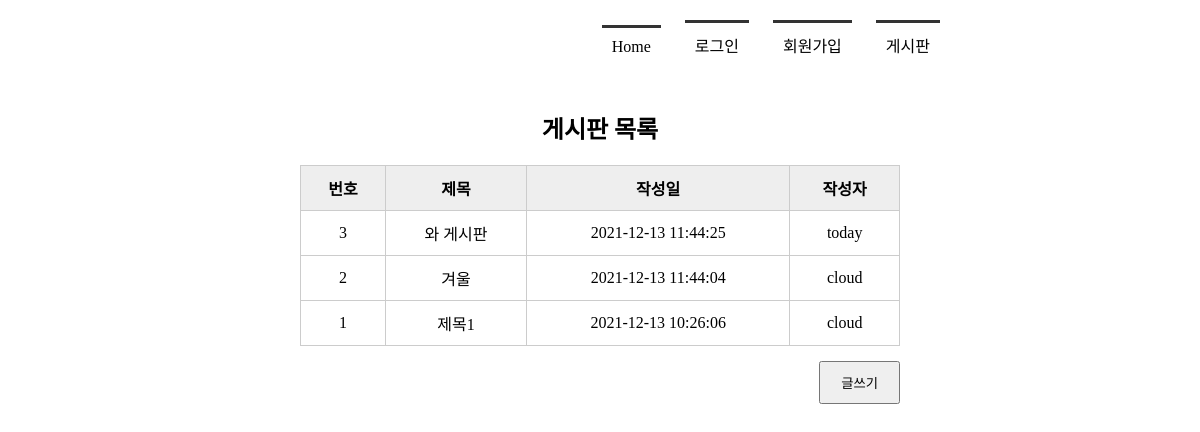
Screenshot of /board_list/ with the database file from the repository.
### tables this page shows
CREATE TABLE board(
            bno INTEGER PRIMARY KEY AUTOINCREMENT,
            title TEXT NOT NULL,
            content TEXT NOT NULL,
            create_date TIMESTAMP DATE DEFAULT (datetime('now', 'localtime')),
            mid CHAR(5) NOT NULL,
            FOREIGN KEY(mid) REFERENCES member(mid)
        );

### app.py (the view)
@app.route('/board_list/')
def board_list():
    conn = getconn()
    cur = conn.cursor()
    sql = "SELECT * FROM board ORDER BY bno DESC"
    cur.execute(sql)
    rs = cur.fetchall()
    conn.close()
    return render_template('board_list.html', rs=rs)

### app.py (called while the page is built)
def getconn():
    conn = sqlite3.connect('./memberdb.db')
    return conn

### templates/board_list.html (shortened to what this page needs)
<!DOCTYPE html>
<html lang="ko">
<head>
    <link rel="stylesheet" href="{{ url_for('static', filename='css/style.css') }}">
</head>
<body>
    <div id="container">
        {% include 'nav_bar.html' %}
        <section>
            <h1>게시판 목록</h1>
            <table>
                <tr>
                    <th>번호</th><th>제목</th><th>작성일</th><th>작성자</th>
                </tr>
                {% for i in rs %}
                <tr>
                    <td>{{ i[0] }}</td>
                    <td>{{ i[1] }}</td>
                    <td>{{ i[3] }}</td>
                    <td>{{ i[4] }}</td>
                </tr>
                {% endfor %}
            </table>
            <div class="btn_write">
                <input type="button" value="글쓰기" onclick="goWrite()">
            </div>
        </section>
    </div>
</body>
</html>

### static/css/style.css (style rules this page uses)
* { margin: 0; padding: 0; }
#container { width: 1000px; margin: 10px auto; }
section { text-align: center; }
section table { width: 600px; margin: 0 auto; border-collapse: collapse; }
section h1 { margin-bottom: 20px; }
section table, th, td { border: 1px solid #ccc; padding: 10px }
section table th { background-color: #eee }
section .btn_write { text-align: right; margin: 15px 200px; }
section .btn_write input { padding: 10px 20px; }

### rows the page displays
board: bno "3", title "와 게시판", create_date "2021-12-13 11:44:25", mid "today"
board: bno "2", title "겨울", create_date "2021-12-13 11:44:04", mid "cloud"
board: bno "1", title "제목1", create_date "2021-12-13 10:26:06", mid "cloud"
